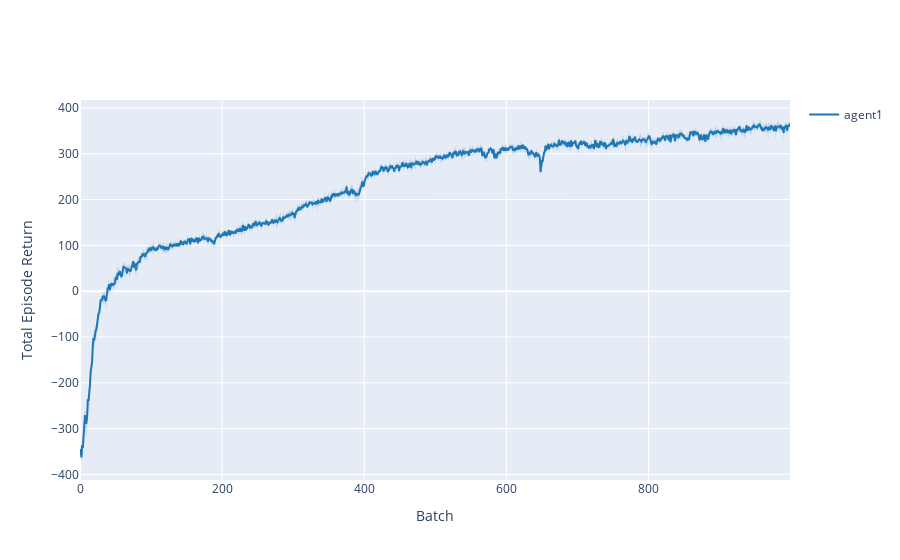

The code cell stored with this chart in its notebook:
### Code cell
fig_single_agent=sim.plot_learning_curves()

### Figure 1 — Plotly figure (JSON) as saved in the notebook; plotly's stock layout.template omitted (floating-point values rounded to 4 significant figures; data arrays with more than 128 entries replaced by an {"elided": "..."} marker saying what was removed)
{"data": [{"line": {"color": "rgb(31, 119, 180)"}, "mode": "lines", "name": "agent1", "type": "scatter", "x": {"elided": "1000 int values"}, "y": {"elided": "1000 float values"}}, {"fill": "toself", "fillcolor": "rgba(31, 119, 180,0.2)", "hoverinfo": "skip", "line": {"color": "rgba(255,255,255,0)"}, "showlegend": false, "type": "scatter", "x": {"elided": "2000 int values"}, "y": {"elided": "2000 float values"}}], "layout": {"xaxis": {"title": {"text": "Batch"}}, "yaxis": {"title": {"text": "Total Episode Return"}}}}
